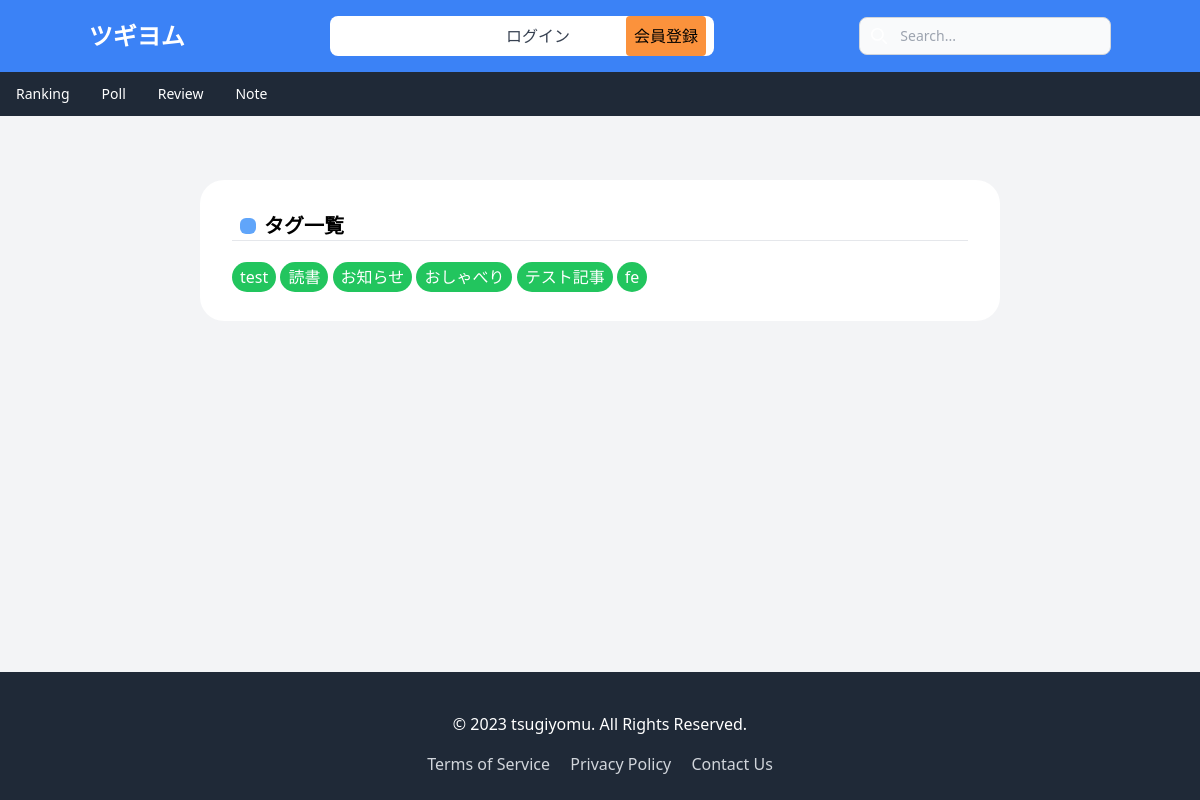
Page /note/tags/ on the earlier database version.
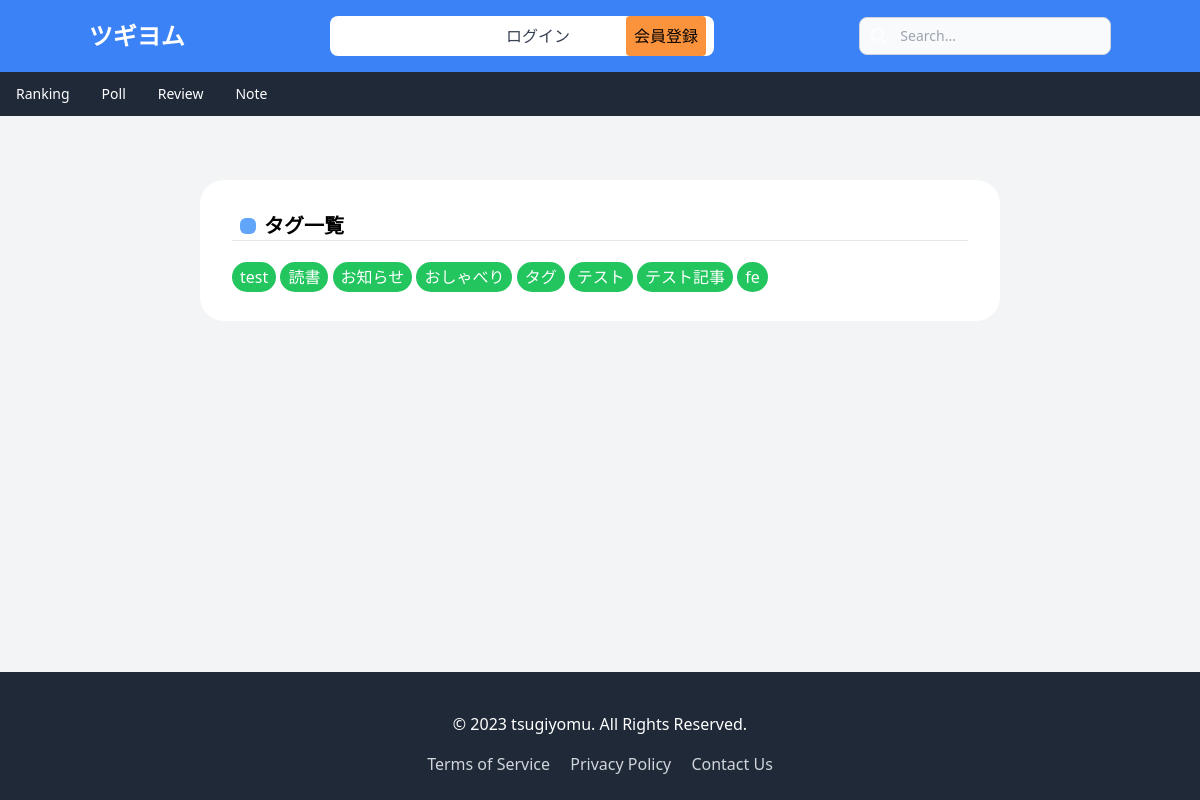
Same page on the later database version.
### api/models.py (models this page shows, shortened)
class Tag(models.Model):
    title = models.CharField(max_length=255)

### blog/views.py (the view)
# urls.py: path('tags/',             ShowTagsView.as_view(), name='show_all_tags'),
class ShowTagsView(View):
  def get(self,request):
    tags = Tag.objects.annotate(num_blogs=Count('blog')).order_by('-num_blogs')
    context = {
        'tags': tags,
    }
    return render(request, 'show_all_tags.html', context)

### blog/templates/show_all_tags.html
{% extends 'base.html' %}
{% block content %}
<div>
  <div class="bg-white w-11/12 md:w-2/3  mx-auto  p-8  my-8 md:my-16 rounded-3xl ">
  <div class="flex items-center">
    <div class="rounded-md inline-block bg-blue-400 w-4 h-4 mx-2"></div>
    <h1 class="text-xl font-bold">タグ一覧</h1>
  </div>
  <hr>
  <br>
  {% for tag in tags %}
    <a class=" bg-green-500 px-2 py-1 rounded-full text-white " href="{url 'show_blog_tag' tag.title}">{{tag.title}}</a>
  {% endfor %}
  </div>
</div>
{% endblock %}

Differences in the rows shown:
added Tag: title "タグ"
added Tag: title "テスト"
